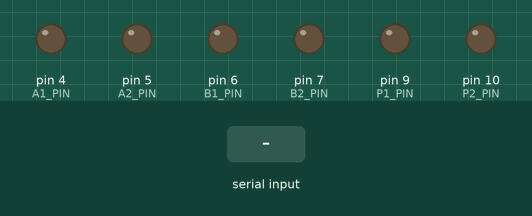
This sketch was run on a simulated Arduino Uno, built with avr-gcc and run on an emulated ATmega328P. On the bench: output pins drawn as LEDs (lit = HIGH). The test bench sets the inputs (shaded band). What the sketch prints to the serial monitor is not drawn.

Above: at 1.2 s.
1.3 s: "1" received over Serial
At 1.9 s:
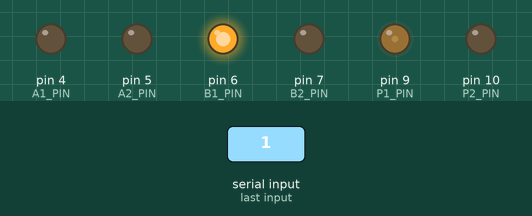
3.8 s: "2" received over Serial
At 4.6 s:
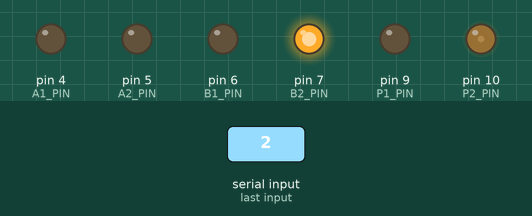
6.3 s: "3" received over Serial
At 6.9 s:
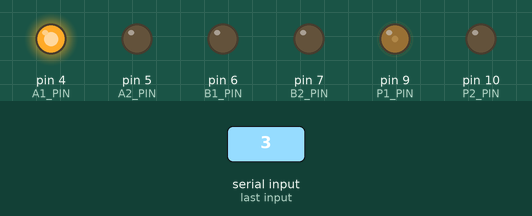
8.8 s: "4" received over Serial
At 9.6 s:
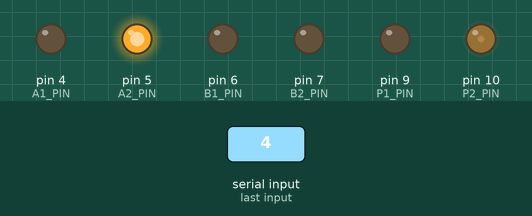
11.3 s: "F" received over Serial
At 11.9 s:
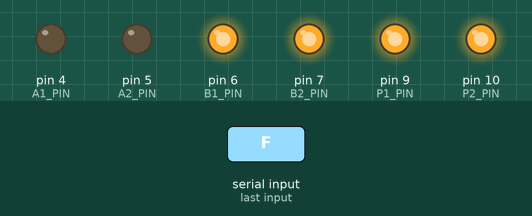
Timing chart, 0 to 14.8 s (numbered marks = the images above; inputs shaded):
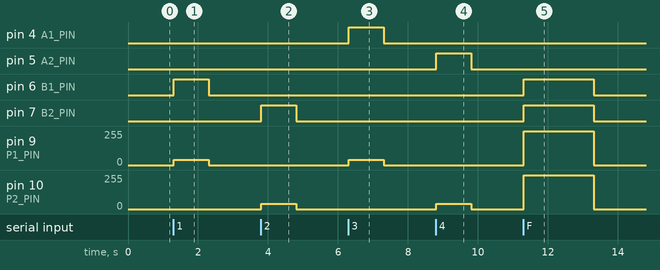

Measured:
- after the input at 1.3 s, pin 6 (B1_PIN): LOW → HIGH at once, → LOW 1.0 s later; pin 9 (P1_PIN): 0/255 → 40/255 at once, → 0/255 1.0 s later
- after the input at 3.8 s, pin 7 (B2_PIN): LOW → HIGH at once, → LOW 1.0 s later; pin 10 (P2_PIN): 0/255 → 40/255 at once, → 0/255 1.0 s later
- after the input at 6.3 s, pin 4 (A1_PIN): LOW → HIGH at once, → LOW 1.0 s later; pin 9 (P1_PIN): 0/255 → 40/255 at once, → 0/255 1.0 s later
- after the input at 8.8 s, pin 5 (A2_PIN): LOW → HIGH at once, → LOW 1.0 s later; pin 10 (P2_PIN): 0/255 → 40/255 at once, → 0/255 1.0 s later
- after the input at 11.3 s, pin 6 (B1_PIN), pin 7 (B2_PIN): LOW → HIGH at once, → LOW 2.0 s later; pin 9 (P1_PIN), pin 10 (P2_PIN): 0/255 → 255/255 at once, → 0/255 2.0 s later

The sketch:

ardino_demo.ino
```cpp
const int A1_PIN = 4;
const int B1_PIN = 6;
const int P1_PIN = 9;

const int A2_PIN = 5;
const int B2_PIN = 7;
const int P2_PIN = 10;

void stopAll() {
  analogWrite(P1_PIN, 0);
  analogWrite(P2_PIN, 0);

  digitalWrite(A1_PIN, LOW);
  digitalWrite(B1_PIN, LOW);
  digitalWrite(A2_PIN, LOW);
  digitalWrite(B2_PIN, LOW);
}

void setup() {
  Serial.begin(9600);

  pinMode(A1_PIN, OUTPUT);
  pinMode(B1_PIN, OUTPUT);
  pinMode(P1_PIN, OUTPUT);

  pinMode(A2_PIN, OUTPUT);
  pinMode(B2_PIN, OUTPUT);
  pinMode(P2_PIN, OUTPUT);

  stopAll();

  Serial.println("Motor test ready");
  Serial.println("1=M1 forward, 2=M2 forward");
  Serial.println("3=M1 reverse, 4=M2 reverse");
  Serial.println("F=both forward, S=stop");
}

void loop() {
  if (!Serial.available()) {
    return;
  }

  char cmd = Serial.read();

  if (cmd == '1') {
    stopAll();
    digitalWrite(A1_PIN, LOW);
    digitalWrite(B1_PIN, HIGH);
    analogWrite(P1_PIN, 40);
    delay(1000);
    stopAll();
  }

  else if (cmd == '2') {
    stopAll();
    digitalWrite(A2_PIN, LOW);
    digitalWrite(B2_PIN, HIGH);
    analogWrite(P2_PIN, 40);
    delay(1000);
    stopAll();
  }

  else if (cmd == '3') {
    stopAll();
    digitalWrite(A1_PIN, HIGH);
    digitalWrite(B1_PIN, LOW);
    analogWrite(P1_PIN, 40);
    delay(1000);
    stopAll();
  }

  else if (cmd == '4') {
    stopAll();
    digitalWrite(A2_PIN, HIGH);
    digitalWrite(B2_PIN, LOW);
    analogWrite(P2_PIN, 40);
    delay(1000);
    stopAll();
  }

  else if (cmd == 'F') {
    stopAll();

    digitalWrite(A1_PIN, LOW);
    digitalWrite(B1_PIN, HIGH);
    digitalWrite(A2_PIN, LOW);
    digitalWrite(B2_PIN, HIGH);

    analogWrite(P1_PIN, 255);
    analogWrite(P2_PIN, 255);

    delay(2000);
    stopAll();
  }

  else if (cmd == 'S') {
    stopAll();
  }
}
```
